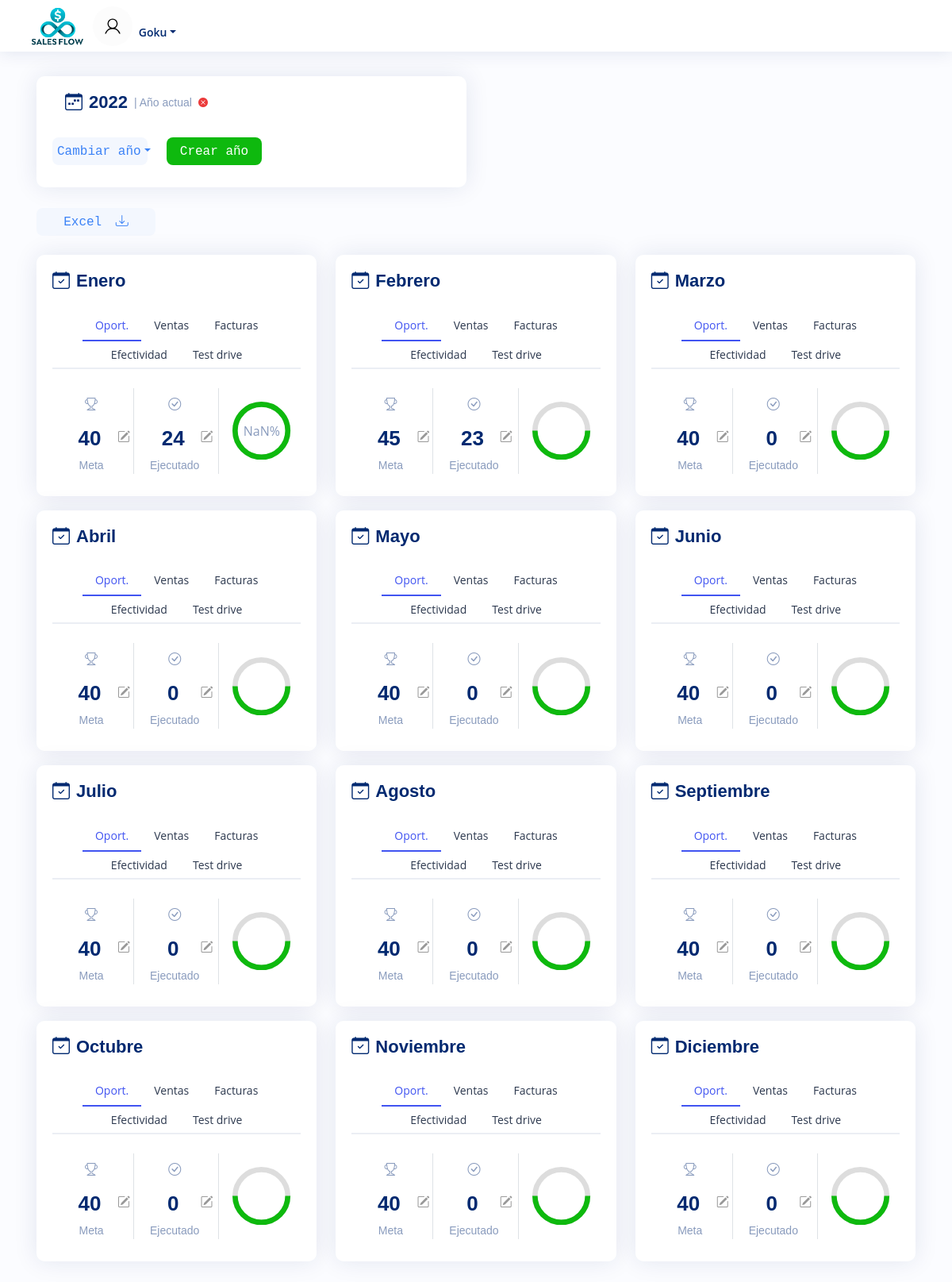
The app's page /2022 (signed in) with its own data.
### SalesFlow/models.py (models this page shows)
class User(AbstractUser):
   pass

class MonthSheet(models.Model):
    year_sheet = models.ForeignKey(YearSheet, on_delete=models.CASCADE, related_name="months")
    month = models.CharField(max_length=15, default=0)
    opt_goal = models.IntegerField(default=0)
    opt_current = models.IntegerField(default=0)
    sales_goal = models.IntegerField(default=0)
    sales_current = models.IntegerField(default=0)
    fact_goal = models.IntegerField(default=0)
    fact_current = models.IntegerField(default=0)
    efect_goal = models.IntegerField(default=0)
    efect_current = models.IntegerField(default=0)
    td_goal = models.IntegerField(default=0)
    td_current = models.IntegerField(default=0)

### SalesFlow/views.py (the view)
# urls.py: path("<int:req_year>", views.index, name="index"),
@login_required(login_url="login")
def index(request, req_year):
    user_object = User.objects.get(username=request.user)
    years = user_object.user_yearsheets.all()
    year_list = []
    for year in years:
        year_list.append(year.year)
    today = datetime.datetime.now()
    current_year = today.year
    existing_years = True
    if req_year in year_list:
        display_year = req_year
        current_yearsheet = user_object.user_yearsheets.get(year=int(req_year))
        months = current_yearsheet.months.all()
    elif current_year in year_list:
        display_year = current_year
        current_yearsheet = user_object.user_yearsheets.get(year=int(current_year))
        months = current_yearsheet.months.all()
    else:
        display_year = current_year
        months = ""
        existing_years = False
    return render(request,"SalesFlow/index.html", {
        "username": request.user,
        "year_list": year_list,
        "current_year": display_year,
        "months":months,
        "existing_years": existing_years
    })

### SalesFlow/templates/SalesFlow/index.html (shortened to what this page needs)
{% extends "SalesFlow/layout.html" %}
{% load static %}
{% block body %}
{% if existing_years %}
<div class="container p-3" style="margin-top:80px;">
  <div class="row year-row" id="year-row">
    <div class="col-12 col-md-6">
      <div class="card year info-card customers-card" id="year-card">
        <div class="card-body">
          <h5 class="col-9 card-title ps-3 d-flex align-items-center">
            <i class="bi-calendar-week pe-2"></i>{{current_year}} <span class="ps-2"> | Año actual</span><a
              data-bs-toggle='modal' data-bs-target="#delete-year-modal" class="d-flex px-2"><i class="bi-x-circle-fill"
                style="color:#e71414d6; font-size:12px;"></i></a>
          </h5>
          <div class="d-flex align-items-center">
            <div class="row">
              <div class="dropdown col py-2">
                <button type="button" class="dropdown-toggle" data-bs-toggle="dropdown">Cambiar año</button>
              </div>
              <div class="col py-2">
                <a href="{% url 'new_year' %}">
                  <button type="button" style="background-color: #0eb90e; color:white;">Crear año</button>
                </a>
              </div>
            </div>
          </div>
        </div>
      </div>
    </div>
  </div>
  <div class="row py-3">
    <form class="col-2" action="{% url 'excel' %}" id='excel-form' method="post">
      <button type="submit" class="btn download-btn" style="width:150px;">
        Excel
        <i class="bi-download ps-2"></i>
      </button>
    </form>
  </div>
  <div class="row appear" id="months-row" style="opacity:0;">
    {% for month in months %}
    <div id="{{month.month}}-card" class="col-12 col-lg-4 col-md-6 pt-2 month-div" data-month-name="{{month.month}}" data-month_id="{{month.id}}"
      data-factcurrent="{{month.fact_current}}" data-optcurrent="{{month.opt_current}}"
      data-monthname="{{month.month}}">
      <div class="card">
        <div class="card-body">
          <h5 class="card-title text-start"> <i class="bi-calendar-check pe-2"></i>{{month.month}}</h5>
          <ul class="nav nav-tabs nav-tabs-bordered justify-content-center" id="borderedTab" role="tablist">
            <li class="nav-item" role="presentation">
              <button class="nav-link active" id="{{month.month}}-oport-tab" data-bs-toggle="tab"
                data-bs-target="#{{month.month}}-oport" type="button" role="tab" aria-controls="home"
                aria-selected="true">Oport.</button>
            </li>
            <li class="nav-item" role="presentation">
              <button class="nav-link" id="{{month.month}}-ventas-tab" data-bs-toggle="tab"
                data-bs-target="#{{month.month}}-ventas" type="button" role="tab" aria-controls="profile"
                aria-selected="false" tabindex="-1">Ventas</button>
            </li>
            <li class="nav-item" role="presentation">
              <button class="nav-link" id="{{month.month}}-fact-tab" data-bs-toggle="tab"
                data-bs-target="#{{month.month}}-fact" type="button" role="tab" aria-controls="contact"
                aria-selected="false" tabindex="-1">Facturas</button>
            </li>
            <li class="nav-item" role="presentation">
              <button class="nav-link" id="{{month.month}}-efect-tab" data-bs-toggle="tab"
                data-bs-target="#{{month.month}}-efect" type="button" role="tab" aria-controls="td"
                aria-selected="false" tabindex="-1">Efectividad</button>
            </li>
            <li class="nav-item" role="presentation">
              <button class="nav-link" id="{{month.month}}-td-tab" data-bs-toggle="tab"
                data-bs-target="#{{month.month}}-td" type="button" role="tab" aria-controls="efect"
                aria-selected="false" tabindex="-1">Test drive</button>
            </li>
          </ul>
          <div class="tab-content pt-2" id="borderedTabContent">
            <div class="tab-pane fade active show" id="{{month.month}}-oport" role="tabpanel"
              aria-labelledby="{{month.month}}-oport-tab">
              <div class="container p-2">
                <div class="row pt-2 align-items-center">
                  <div id="goal-col" class="col-4 border-end">
                    <div class="goal-logo p-2 text-center">
                      <i class="bi-trophy"></i>
                    </div>
                    <div id="goal-div" class="row align-items-center pb-1 pe-1" style="display:flex">
                      <div id="goal-number" class="col-4 goal-number pt-1 text-center">
                        <span id="num-span">{{month.opt_goal}}</span>
                      </div>
                      <div class="col-4 text-start">
                        <button id="edit-goal-btn" type="button" class="icon-button" data-month="{{month.id}}"
                          data-field="opt_goal"><i class="bi-pencil-square"></i></button>
                      </div>
                    </div>
                    <div class="goal-label text-center">
                      Meta
                    </div>
                  </div>
                  <div id="exec-col" class="col-4 border-end pe-3">
                    <div class="goal-logo p-2 text-center">
                      <i class="bi-check-circle"></i>
                    </div>
                    <div id="exec-div" class="row align-items-center pb-1 pe-1" style="display:flex">
                      <div id="exec-number" class="col-4 goal-number pt-1 text-center">
                        <span id="num-span">{{month.opt_current}}</span>
                      </div>
                      <div class="col-4 text-start">
                        <button id="edit-exec-btn" type="button" class="icon-button" data-month="{{month.id}}"
                          data-field="opt_current"><i class="bi-pencil-square"></i></button>
                      </div>
                    </div>
                    <div class="goal-label text-center">
                      Ejecutado
                    </div>
                  </div>
                  <div class="col-4">
                    <div class="progress-circle" id="progress-circle">
                      <span class="percentage-text"></span>
                    </div>
                  </div>
                </div>
              </div>
            </div>
          </div>
        </div>
      </div>
    </div>
    {% endfor %}
  </div>
</div>
{% endif %}
{% endblock %}

### SalesFlow/templates/SalesFlow/layout.html (shortened to what this page needs)
{% load static %}
<!DOCTYPE html>
<html lang="en">
<head>
    <link rel="stylesheet"
        href="https://cdnjs.cloudflare.com/ajax/libs/bootstrap-icons/1.10.3/font/bootstrap-icons.min.css">
    <link href="https://cdn.jsdelivr.net/npm/bootstrap@5.3.3/dist/css/bootstrap.min.css" rel="stylesheet"
>
    <link href="{% static 'SalesFlow/styles.css' %}" rel="stylesheet">
</head>
<body>
    <header id="header" class="header fixed-top d-flex align-items-center">
        <div class="container-flex">
            <div class="row">
                <div class="col-4 mt-2">
                    <a href="{% url 'start' %}" class="logo align-items-center">
                        <img src="{% static 'SalesFlow/images/logo.png' %}" alt="">
                    </a>
                </div>
                <div class="col-8 d-flex justify-content-center align-items-center">
                    <nav class="header-nav d-flex">
                        <ul class="d-flex align-items-center">
                            <a href="#" class="tab">
                            </a>
                            <li class="nav-item dropdown pe-3 pt-3">
                                <a class="nav-link nav-profile d-flex align-items-center pe-0" href="#"
                                    data-bs-toggle="dropdown">
                                    <span class="d-block dropdown-toggle ps-2">{{ username }}</span>
                                </a>
                            </li>
                        </ul>
                    </nav>
                </div>
            </div>
        </div>
    </header>
    {% block body %}
    {% endblock %}
</body>
</html>

### SalesFlow/static/SalesFlow/styles.css (style rules this page uses)
:root { --background-color: #ffffff; --text-color: #000000; }
body { background-color: var(--background-color); color: var(--text-color); }
body { font-family: "Open Sans", sans-serif; background: #fbfcff; color: #444444; }
.logo { line-height: 1; }
@media (min-width: 1200px) { .logo { width: 280px; } }
.logo img { max-height: 65px; margin-left: 20px; }
.header { transition: all 0.5s; z-index: 997; height: 65px; box-shadow: 0px 2px 20px rgba(1, 41, 112, 0.1); background-color: #fff; padding-left: 20px; }
.header-nav ul { list-style: none; }
.header-nav>ul { margin: 0; padding: 0; }
.header-nav .nav-profile { color: #012970; }
.header-nav .nav-profile span { font-size: 14px; font-weight: 600; }
.card { margin-bottom: 10px; min-width: 200px; border: none; border-radius: 10px; box-shadow: 0px 0 30px rgba(1, 41, 112, 0.1); background: #FFFFFF; }
.card-title { padding: 20px 0 15px 0; font-size: 22px; font-weight: 600; color: #012970; font-family: "Poppins", sans-serif; }
.card-title span { color: #899bbd; font-size: 14px; font-weight: 400; }
.card-body { padding: 0 20px 20px 20px; }
@media (min-width: 320px) { .year-row { align-items: center; justify-content: center; text-align: center; } }
@media (min-width: 992px) { .year-row { align-items: start; justify-content: start; text-align: start; } }
.goal-number { font-size: 26px; color: #012970; font-weight: 700; margin: 0; padding: 0; font-family: "Nunito", sans-serif; white-space: nowrap; }
.goal-label { color: #899bbd; font-size: 14px; font-weight: 400; font-family: "Poppins", sans-serif; }
.goal-logo { color: #899bbd; font-style: normal; }
.icon-button { background-color: transparent; border: none; cursor: pointer; }
.icon-button i { font-size: 1em; color: #333; opacity: 0.5; }
.appear { animation-name: show; animation-duration: 2s; animation-fill-mode: forwards; animation-play-state: paused; }
.percentage-text { position: absolute; top: 50%; left: 50%; transform: translate(-50%, -50%); text-align: center; color:#899bbd; }
.progress-circle { position: relative; }
.year button { font-family: monospace; background-color: #f3f7fe; color: #3b82f6; border: none; border-radius: 8px; width: 120px; height: 35px; transition: .3s; }
.nav-tabs-bordered { border-bottom: 2px solid #ebeef4; }
.nav-tabs-bordered .nav-link { margin-bottom: -2px; border: none; color: #2c384e; font-size: 14px; }
.nav-tabs-bordered .nav-link.active { background-color: #fff; color: #4154f1; border-bottom: 2px solid #4154f1; }
.tab { display: flex; align-items: center; justify-content: center; width: 50px; height: 50px; overflow: hidden; background-color: rgb(252, 252, 252); padding: 15px; border-radius: 50%; cursor: pointer; text-decoration: none; transition: all 0.3s; }
.download-btn { font-family: monospace; background-color: #f3f7fe; color: #3b82f6; border: none; border-radius: 8px; width: 120px; height: 35px; transition: .3s; }

### records on screen
User: username "Goku"
MonthSheet: month "Enero", opt_goal "40", opt_current "24"
MonthSheet: month "Febrero", opt_goal "45", opt_current "23"
MonthSheet: month "Marzo", opt_goal "40", opt_current "0"
MonthSheet: month "Abril", opt_goal "40", opt_current "0"
MonthSheet: month "Mayo", opt_goal "40", opt_current "0"
MonthSheet: month "Junio", opt_goal "40", opt_current "0"
MonthSheet: month "Julio", opt_goal "40", opt_current "0"
MonthSheet: month "Agosto", opt_goal "40", opt_current "0"
MonthSheet: month "Septiembre", opt_goal "40", opt_current "0"
MonthSheet: month "Octubre", opt_goal "40", opt_current "0"
MonthSheet: month "Noviembre", opt_goal "40", opt_current "0"
MonthSheet: month "Diciembre", opt_goal "40", opt_current "0"

### other values on screen
{{ current_year }} "2022"
